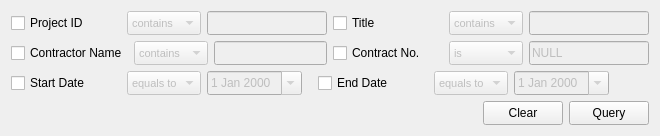
       <widget class="QWidget" name="page_2">
        <layout class="QVBoxLayout" name="verticalLayout_12">
         <item>
          <layout class="QVBoxLayout" name="verticalLayout_11">
           <item>
            <layout class="QHBoxLayout" name="horizontalLayout_24">
             <item>
              <layout class="QHBoxLayout" name="horizontalLayout_29">
               <item>
                <widget class="QCheckBox" name="checkBox0proj_id_2">
                 <property name="minimumSize">
                  <size>
                   <width>110</width>
                   <height>0</height>
                  </size>
                 </property>
                 <property name="text">
                  <string>Project ID</string>
                 </property>
                </widget>
               </item>
               <item>
                <widget class="QComboBox" name="comboBox0proj_id_2">
                 <property name="enabled">
                  <bool>false</bool>
                 </property>
                 <property name="minimumSize">
                  <size>
                   <width>0</width>
                   <height>24</height>
                  </size>
                 </property>
                 <property name="font">
                  <font>
                   <pointsize>8</pointsize>
                  </font>
                 </property>
                 <property name="editable">
                  <bool>false</bool>
                 </property>
                 <item>
                  <property name="text">
                   <string>contains</string>
                  </property>
                 </item>
                 <item>
                  <property name="text">
                   <string>equals to</string>
                  </property>
                 </item>
                </widget>
               </item>
               <item>
                <widget class="QLineEdit" name="lineEdit0proj_id_2">
                 <property name="enabled">
                  <bool>false</bool>
                 </property>
                 <property name="minimumSize">
                  <size>
                   <width>0</width>
                   <height>24</height>
                  </size>
                 </property>
                 <property name="font">
                  <font>
                   <pointsize>9</pointsize>
                  </font>
                 </property>
                </widget>
               </item>
              </layout>
             </item>
             <item>
              <layout class="QHBoxLayout" name="horizontalLayout_33">
               <item>
                <widget class="QCheckBox" name="checkBox0proj_title_2">
                 <property name="minimumSize">
                  <size>
                   <width>110</width>
                   <height>0</height>
                  </size>
                 </property>
                 <property name="text">
                  <string>Title</string>
                 </property>
                </widget>
               </item>
               <item>
                <widget class="QComboBox" name="comboBox0proj_title_2">
                 <property name="enabled">
                  <bool>false</bool>
                 </property>
                 <property name="minimumSize">
                  <size>
                   <width>0</width>
                   <height>24</height>
                  </size>
                 </property>
                 <property name="font">
                  <font>
                   <pointsize>8</pointsize>
                  </font>
                 </property>
                 <property name="editable">
                  <bool>false</bool>
                 </property>
                 <item>
                  <property name="text">
                   <string>contains</string>
                  </property>
                 </item>
                 <item>
                  <property name="text">
                   <string>is</string>
                  </property>
                 </item>
                 <item>
                  <property name="text">
                   <string>equals to</string>
                  </property>
                 </item>
                </widget>
               </item>
               <item>
                <widget class="QLineEdit" name="lineEdit0proj_title_2">
                 <property name="enabled">
                  <bool>false</bool>
                 </property>
                 <property name="minimumSize">
                  <size>
                   <width>0</width>
                   <height>24</height>
                  </size>
                 </property>
                 <property name="font">
                  <font>
                   <pointsize>9</pointsize>
                  </font>
                 </property>
                </widget>
               </item>
              </layout>
             </item>
            </layout>
           </item>
           <item>
            <layout class="QHBoxLayout" name="horizontalLayout_35">
             <item>
              <layout class="QHBoxLayout" name="horizontalLayout_36">
               <item>
                <widget class="QCheckBox" name="checkBox0proj_contname_2">
                 <property name="minimumSize">
                  <size>
                   <width>110</width>
                   <height>0</height>
                  </size>
                 </property>
                 <property name="text">
                  <string>Contractor Name</string>
                 </property>
                </widget>
               </item>
               <item>
                <widget class="QComboBox" name="comboBox0proj_contname_2">
                 <property name="enabled">
                  <bool>false</bool>
                 </property>
                 <property name="minimumSize">
                  <size>
                   <width>0</width>
                   <height>24</height>
                  </size>
                 </property>
                 <property name="font">
                  <font>
                   <pointsize>8</pointsize>
                  </font>
                 </property>
                 <property name="editable">
                  <bool>false</bool>
                 </property>
                 <item>
                  <property name="text">
                   <string>contains</string>
                  </property>
                 </item>
                 <item>
                  <property name="text">
                   <string>is</string>
                  </property>
                 </item>
                 <item>
                  <property name="text">
                   <string>equals to</string>
                  </property>
                 </item>
                </widget>
               </item>
               <item>
                <widget class="QLineEdit" name="lineEdit0proj_contname_2">
                 <property name="enabled">
                  <bool>false</bool>
                 </property>
                 <property name="minimumSize">
                  <size>
                   <width>0</width>
                   <height>24</height>
                  </size>
                 </property>
                 <property name="font">
                  <font>
                   <pointsize>9</pointsize>
                  </font>
                 </property>
                </widget>
               </item>
              </layout>
             </item>
             <item>
              <layout class="QHBoxLayout" name="horizontalLayout_37">
               <item>
                <widget class="QCheckBox" name="checkBox0proj_contno_2">
                 <property name="minimumSize">
                  <size>
                   <width>110</width>
                   <height>0</height>
                  </size>
                 </property>
                 <property name="text">
                  <string>Contract No.</string>
                 </property>
                </widget>
               </item>
               <item>
                <widget class="QComboBox" name="comboBox0proj_contno_2">
                 <property name="enabled">
                  <bool>false</bool>
                 </property>
                 <property name="minimumSize">
                  <size>
                   <width>0</width>
                   <height>24</height>
                  </size>
                 </property>
                 <property name="font">
                  <font>
                   <pointsize>8</pointsize>
                  </font>
                 </property>
                 <property name="editable">
                  <bool>false</bool>
                 </property>
                 <item>
                  <property name="text">
                   <string>is</string>
                  </property>
                 </item>
                 <item>
                  <property name="text">
                   <string>contains</string>
                  </property>
                 </item>
                 <item>
                  <property name="text">
                   <string>equals to</string>
                  </property>
                 </item>
                </widget>
               </item>
               <item>
                <widget class="QLineEdit" name="lineEdit0proj_contno_2">
                 <property name="enabled">
                  <bool>false</bool>
                 </property>
                 <property name="minimumSize">
                  <size>
                   <width>0</width>
                   <height>24</height>
                  </size>
                 </property>
                 <property name="font">
                  <font>
                   <pointsize>9</pointsize>
                  </font>
                 </property>
                 <property name="text">
                  <string>NULL</string>
                 </property>
                </widget>
               </item>
              </layout>
             </item>
            </layout>
           </item>
           <item>
            <layout class="QHBoxLayout" name="horizontalLayout_38">
             <item>
              <layout class="QHBoxLayout" name="horizontalLayout_39">
               <item>
                <widget class="QCheckBox" name="checkBox0proj_startdate_2">
                 <property name="minimumSize">
                  <size>
                   <width>110</width>
                   <height>0</height>
                  </size>
                 </property>
                 <property name="text">
                  <string>Start Date</string>
                 </property>
                </widget>
               </item>
               <item>
                <widget class="QComboBox" name="comboBox0proj_startdate_2">
                 <property name="enabled">
                  <bool>false</bool>
                 </property>
                 <property name="minimumSize">
                  <size>
                   <width>0</width>
                   <height>24</height>
                  </size>
                 </property>
                 <property name="font">
                  <font>
                   <pointsize>8</pointsize>
                  </font>
                 </property>
                 <property name="editable">
                  <bool>false</bool>
                 </property>
                 <item>
                  <property name="text">
                   <string>equals to</string>
                  </property>
                 </item>
                 <item>
                  <property name="text">
                   <string>&gt;=</string>
                  </property>
                 </item>
                 <item>
                  <property name="text">
                   <string>&gt;</string>
                  </property>
                 </item>
                 <item>
                  <property name="text">
                   <string>&lt;</string>
                  </property>
                 </item>
                 <item>
                  <property name="text">
                   <string>&lt;=</string>
                  </property>
                 </item>
                </widget>
               </item>
               <item>
                <widget class="QDateEdit" name="dateEdit0proj_startdate_2">
                 <property name="enabled">
                  <bool>false</bool>
                 </property>
                 <property name="minimumSize">
                  <size>
                   <width>0</width>
                   <height>24</height>
                  </size>
                 </property>
                 <property name="font">
                  <font>
                   <pointsize>9</pointsize>
                  </font>
                 </property>
                 <property name="calendarPopup">
                  <bool>true</bool>
                 </property>
                </widget>
               </item>
              </layout>
             </item>
             <item>
              <layout class="QHBoxLayout" name="horizontalLayout_40">
               <item>
                <spacer name="horizontalSpacer_8">
                 <property name="orientation">
                  <enum>Qt::Horizontal</enum>
                 </property>
                 <property name="sizeHint" stdset="0">
                  <size>
                   <width>10</width>
                   <height>20</height>
                  </size>
                 </property>
                </spacer>
               </item>
               <item>
                <widget class="QCheckBox" name="checkBox0proj_enddate_2">
                 <property name="minimumSize">
                  <size>
                   <width>110</width>
                   <height>0</height>
                  </size>
                 </property>
                 <property name="text">
                  <string>End Date</string>
                 </property>
                </widget>
               </item>
               <item>
                <widget class="QComboBox" name="comboBox0proj_enddate_2">
                 <property name="enabled">
                  <bool>false</bool>
                 </property>
                 <property name="minimumSize">
                  <size>
                   <width>0</width>
                   <height>24</height>
                  </size>
                 </property>
                 <property name="font">
                  <font>
                   <pointsize>8</pointsize>
                  </font>
                 </property>
                 <property name="editable">
                  <bool>false</bool>
                 </property>
                 <item>
                  <property name="text">
                   <string>equals to</string>
                  </property>
                 </item>
                 <item>
                  <property name="text">
                   <string>&gt;=</string>
                  </property>
                 </item>
                 <item>
                  <property name="text">
                   <string>&gt;</string>
                  </property>
                 </item>
                 <item>
                  <property name="text">
                   <string>&lt;</string>
                  </property>
                 </item>
                 <item>
                  <property name="text">
                   <string>&lt;=</string>
                  </property>
                 </item>
                </widget>
               </item>
               <item>
                <widget class="QDateEdit" name="dateEdit0proj_enddate_2">
                 <property name="enabled">
                  <bool>false</bool>
                 </property>
                 <property name="minimumSize">
                  <size>
                   <width>0</width>
                   <height>24</height>
                  </size>
                 </property>
                 <property name="font">
                  <font>
                   <pointsize>9</pointsize>
                  </font>
                 </property>
                 <property name="calendarPopup">
                  <bool>true</bool>
                 </property>
                </widget>
               </item>
               <item>
                <spacer name="horizontalSpacer_9">
                 <property name="orientation">
                  <enum>Qt::Horizontal</enum>
                 </property>
                 <property name="sizeHint" stdset="0">
                  <size>
                   <width>40</width>
                   <height>20</height>
                  </size>
                 </property>
                </spacer>
               </item>
              </layout>
             </item>
            </layout>
           </item>
           <item>
            <layout class="QHBoxLayout" name="horizontalLayout_41">
             <item>
              <spacer name="horizontalSpacer_10">
               <property name="orientation">
                <enum>Qt::Horizontal</enum>
               </property>
               <property name="sizeHint" stdset="0">
                <size>
                 <width>40</width>
                 <height>20</height>
                </size>
               </property>
              </spacer>
             </item>
             <item>
              <widget class="QPushButton" name="pushButtonClearProject">
               <property name="minimumSize">
                <size>
                 <width>0</width>
                 <height>24</height>
                </size>
               </property>
               <property name="text">
                <string>Clear</string>
               </property>
              </widget>
             </item>
             <item>
              <widget class="QPushButton" name="pushButtonQueryProject">
               <property name="minimumSize">
                <size>
                 <width>0</width>
                 <height>24</height>
                </size>
               </property>
               <property name="text">
                <string>Query</string>
               </property>
              </widget>
             </item>
            </layout>
           </item>
          </layout>
         </item>
        </layout>
       </widget>
